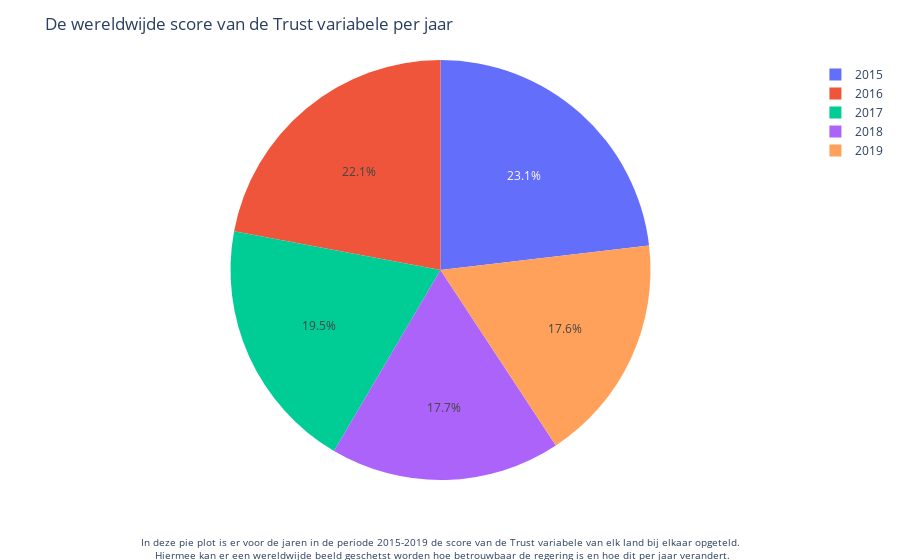
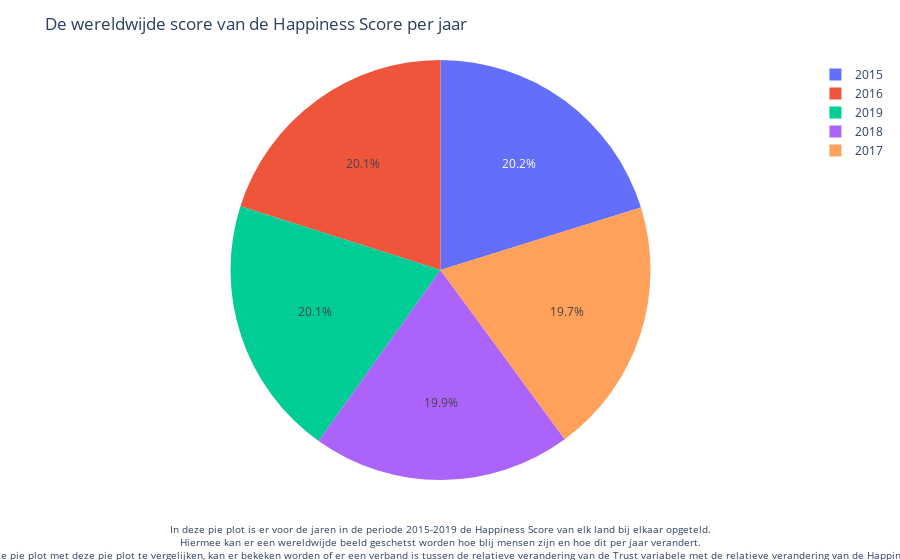

Source (notebook cell) for these figures, in order:
### Markdown cell above
### Relatieve verandering Trust (Sketch)

In de onderstaande figuur zijn er twee pie plots. De eerste pie plot laat de wereldwijde score van de Trust variabele per jaar zien, hieruit kan afgelezen worden wat de relatieve verandering van de Trust variabele per jaar is. In de tweede pie plot wordt de wereldwijde Happiness Score per jaar laten zien, hieruit kan afgelezen worden wat de relatieve verandering van de Happiness Score per jaar is. Als de twee pie plots met elkaar vergeleken worden, dan valt er een interessant patroon te zien, als de score van de Trust variabele afneemt, dan neemt de Happiness Score ook af. Dus er is een verband tussen de Trust variabele en de Happiness Score.

### Code cell
fig2 = px.pie(
    df,
    names='Year',
    values='Trust (Government Corruption)'
)

fig2.update_layout(
    title="De wereldwijde score van de Trust variabele per jaar",
    annotations=[dict(
        x=0.5,
        y=-0.2,
        showarrow=False,
        text="In deze pie plot is er voor de jaren in de periode 2015-2019 de score van de Trust variabele van elk land bij elkaar opgeteld.<br> Hiermee kan er een wereldwijde beeld geschetst worden hoe betrouwbaar de regering is en hoe dit per jaar verandert.",
        xref="paper",
        yref="paper",
        font=dict(size=10)
        )
    ]
)



fig3 = px.pie(
    df,
    names='Year',
    values='Happiness Score'
)

fig3.update_layout(
    title="De wereldwijde score van de Happiness Score per jaar",
    annotations=[dict(
        x=0.5,
        y=-0.2,
        showarrow=False,
        text="In deze pie plot is er voor de jaren in de periode 2015-2019 de Happiness Score van elk land bij elkaar opgeteld.<br> Hiermee kan er een wereldwijde beeld geschetst worden hoe blij mensen zijn en hoe dit per jaar verandert. <br> Door de eerste pie plot met deze pie plot te vergelijken, kan er bekeken worden of er een verband is tussen de relatieve verandering van de Trust variabele met de relatieve verandering van de Happiness Score.",
        xref="paper",
        yref="paper",
        font=dict(size=10)
        )
    ]
)


fig2.show()
fig3.show()

### Figure 1 — Plotly figure (JSON) as saved in the notebook; plotly's stock layout.template omitted (floating-point values rounded to 4 significant figures; data arrays with more than 128 entries replaced by an {"elided": "..."} marker saying what was removed)
{"data": [{"domain": {"x": [0, 1], "y": [0, 1]}, "hovertemplate": "Year=%{label}<br>Trust (Government Corruption)=%{value}<extra></extra>", "labels": {"elided": "782 int values"}, "legendgroup": "", "name": "", "showlegend": true, "type": "pie", "values": {"elided": "782 float values"}}], "layout": {"annotations": [{"font": {"size": 10}, "showarrow": false, "text": "In deze pie plot is er voor de jaren in de periode 2015-2019 de score van de Trust variabele van elk land bij elkaar opgeteld.<br> Hiermee kan er een wereldwijde beeld geschetst worden hoe betrouwbaar de regering is en hoe dit per jaar verandert.", "x": 0.5, "xref": "paper", "y": -0.2, "yref": "paper"}], "legend": {"tracegroupgap": 0}, "margin": {"t": 60}, "title": {"text": "De wereldwijde score van de Trust variabele per jaar"}}}

### Figure 2 — Plotly figure (JSON) as saved in the notebook; plotly's stock layout.template omitted (floating-point values rounded to 4 significant figures; data arrays with more than 128 entries replaced by an {"elided": "..."} marker saying what was removed)
{"data": [{"domain": {"x": [0, 1], "y": [0, 1]}, "hovertemplate": "Year=%{label}<br>Happiness Score=%{value}<extra></extra>", "labels": {"elided": "782 int values"}, "legendgroup": "", "name": "", "showlegend": true, "type": "pie", "values": {"elided": "782 float values"}}], "layout": {"annotations": [{"font": {"size": 10}, "showarrow": false, "text": "In deze pie plot is er voor de jaren in de periode 2015-2019 de Happiness Score van elk land bij elkaar opgeteld.<br> Hiermee kan er een wereldwijde beeld geschetst worden hoe blij mensen zijn en hoe dit per jaar verandert. <br> Door de eerste pie plot met deze pie plot te vergelijken, kan er bekeken worden of er een verband is tussen de relatieve verandering van de Trust variabele met de relatieve verandering van de Happiness Score.", "x": 0.5, "xref": "paper", "y": -0.2, "yref": "paper"}], "legend": {"tracegroupgap": 0}, "margin": {"t": 60}, "title": {"text": "De wereldwijde score van de Happiness Score per jaar"}}}
